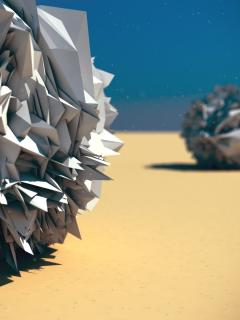
#> input picture res/lp.jpg, 240 x 320 px
$ python cvt_image.py
#> lines starting #> are read from the running program, lines starting #| are printed output that depends on the picture
#! /usr/bin/python
# -*- coding: utf-8 -*-
"""
Spyder Editor

This is a temporary script file.
"""

from PIL import Image
import numpy as np

template_h = '''\
extern const uint16_t %s[];
'''

template_c = '''\
const uint16_t %s[] = {%s};
'''


class MidImage():
	def fromFile(self, fn, resize = None):
#> called with fn = 'res/lp.jpg', resize = 320
		self.fn = fn
		self.img = Image.open(fn)
#> self.img is the input picture: PIL image 240x320 RGB; mean R, G, B 142.2, 146.7, 129.5
		if resize:
			if type(resize) is tuple:
				w, h = resize
			else:
				w, h = self.img.size
#> w = 240; h = 320
				scale = max(w, h)/float(resize)
#> scale = 1
				w, h = int(round(w/scale)), int(round(h/scale))
			self.img = self.img.resize((w, h), Image.BILINEAR)

	def show(self):
		self.img.show()

	def toRgb4444(self):
		self.data = np.array(self.img)
		h, w, d = self.data.shape
		res = np.zeros((h, w), dtype=np.uint16)
		for y in range(h):
			for x in range(w):
				if d==3:
					r, g, b = self.data[y, x]
					a = 255
				else:
					r, g, b, a = self.data[y, x]
				v = 0
				v |= (r >> 4)<<12
				v |= (g >> 4)<<8
				v |= (b >> 4)<<4
				v |= (a >> 4)
				res[y, x] = v
		self.data = res
		self.dtype = 4
		return res

	def toRgb565(self):
		self.data = np.array(self.img.convert("RGB"))
		h, w, d = self.data.shape
#> h = 320; w = 240; d = 3
		res = np.zeros((h, w), dtype=np.uint16)
		for y in range(h):
			for x in range(w):
				r, g, b = self.data[y, x]
				v = 0
				v |= (r >> 3)<<11
				v |= (g >> 2)<<5
				v |= (b >> 3)
				res[y, x] = v
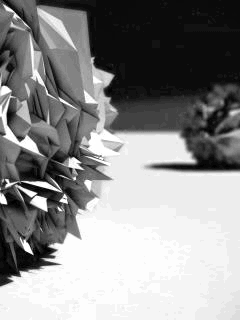
#> res: shape (320, 240) uint16; min 0, max 65535, mean 36550; drawn with min black and max white

		self.data = res
		self.dtype = 3
		return res

	def dumpCode(self, fn, mode = None):
#> called with fn = 'res', mode = 'a'
		if mode is None: mode = 'w'
		fh = open(fn+'.h', mode)
		fc = open(fn+'.c', mode)
		if mode =='w':
			fh.write("#include <stdint.h>\n")
			fc.write("#include <stdint.h>\n")
		var = "res_img_"+self.fn
		for escape in ['/', '.']:
			var = var.replace(escape, '_')
		s = '%s, %s, %s,' % (self.dtype, self.data.shape[0], self.data.shape[1])
#> s = '3, 320, 240,'
		skip = s.count(',') + 1
#> skip = 4
		s = ('%s, ' % skip) + s
#> s = '4, 3, 320, 240,'
		for i, d in enumerate(self.data.reshape(-1)):
			if i % 10 == 0: s+='\n\t'
			s+=hex(d) + ",\t"
#> this loop made 76800 passes
#> d on passes 1 to 3: 17167, 10860, 12974

		fh.write(template_h % (var))
		fc.write(template_c % (var, s[:-2]))
		fh.close()
		fc.close()


img = MidImage()
if __name__ == "__main__":
# [11 lines of commented-out code are left out]
	pass
	# [7 lines of commented-out code are left out]

	img.fromFile('res/lp.jpg', 320)
	img.toRgb565()
	img.dumpCode('res', 'a')

$ run again, with res/fg.png saved as res/lp.jpg
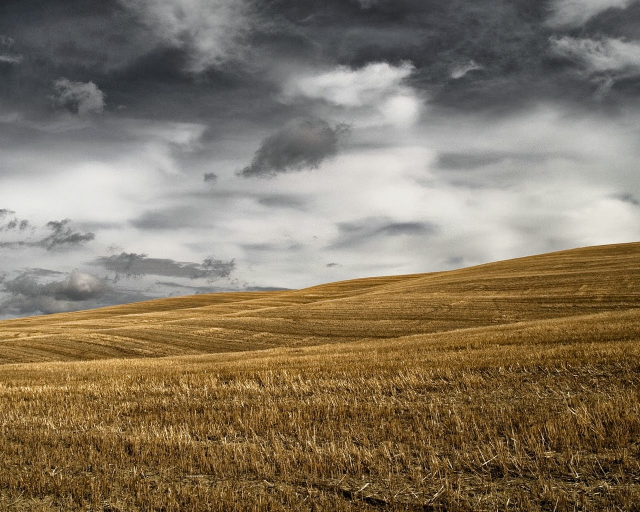
#> input picture res/fg.png, 1280 x 1024 px (shown at 1/2 size)
#> in fromFile, self.img is the input picture: PIL image 1280x1024 RGB; mean R, G, B 132.5, 118.9, 98.7
#> in fromFile, `self.img = self.img.resize((w, h), Image.BILINEAR)`:
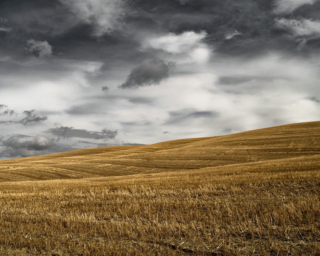
#> self.img: PIL image 320x256 RGB; mean R, G, B 132.6, 118.9, 98.7
#> after the loop in toRgb565, `for y in range(h):`:
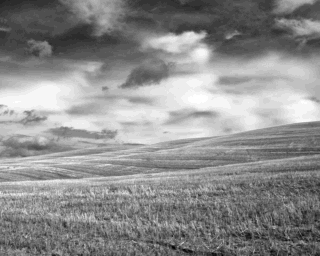
#> res: shape (256, 320) uint16; min 32, max 61276, mean 33993.7; drawn with min black and max white
#> the loop in dumpCode, `for i, d in enumerate(self.data.reshape(-1)):` made 81920 passes
#> d on passes 1 to 3: 8485, 8485, 8485

$ run again, with res/test.jpg copied over res/lp.jpg
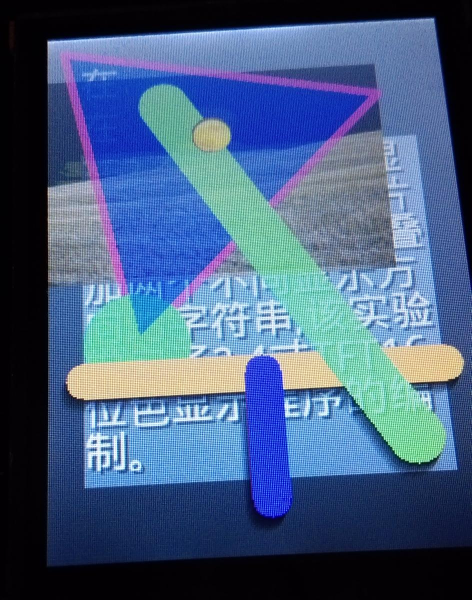
#> input picture res/test.jpg, 943 x 1200 px (shown at 1/2 size)
#> in fromFile, self.img is the input picture: PIL image 943x1200 RGB; mean R, G, B 70.2, 95.1, 129.9
#> in fromFile, `self.img = self.img.resize((w, h), Image.BILINEAR)`:
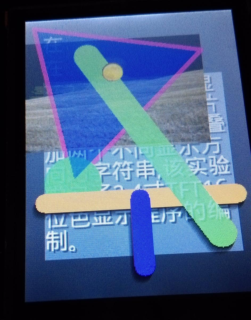
#> self.img: PIL image 251x320 RGB; mean R, G, B 70.2, 95.1, 129.9
#> after the loop in toRgb565, `for y in range(h):`:
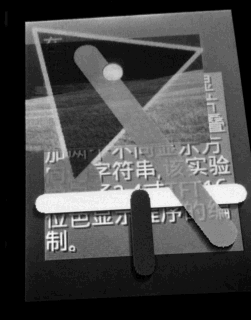
#> res: shape (320, 251) uint16; min 0, max 61374, mean 17907; drawn with min black and max white
